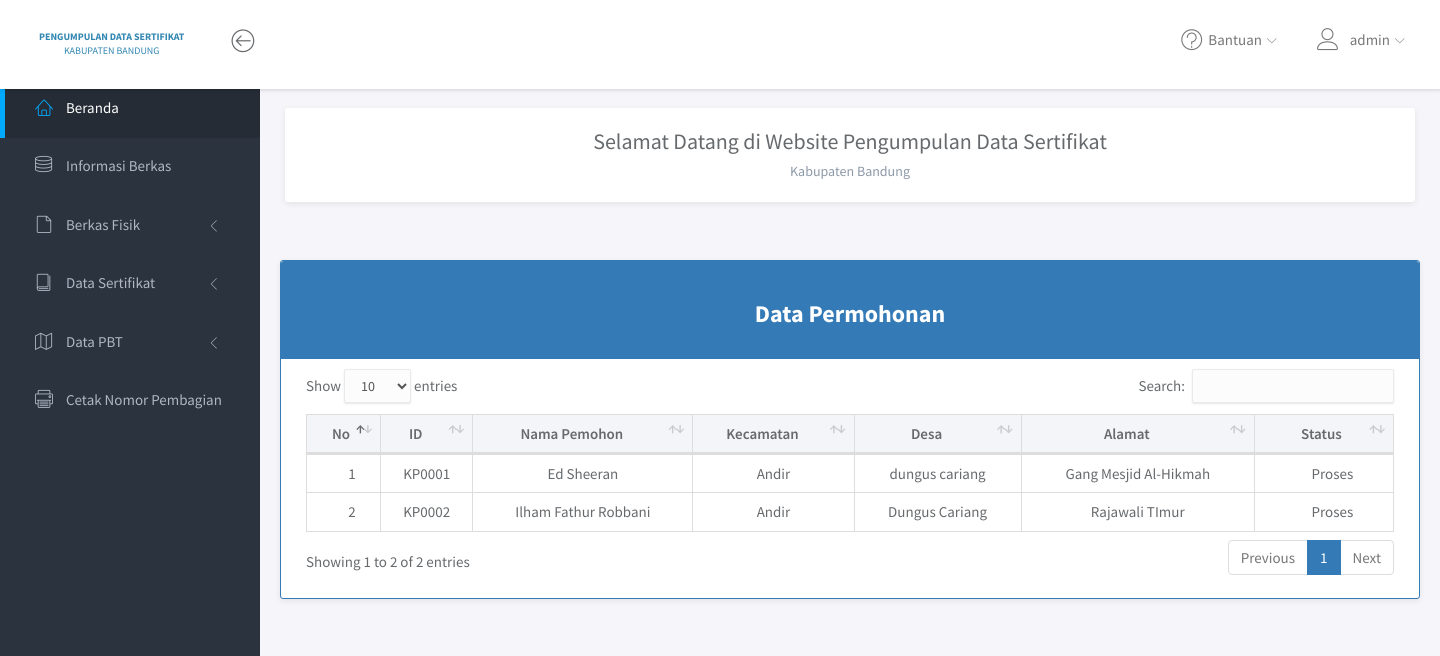
Before: /user/index.php (signed in) with the older database file.
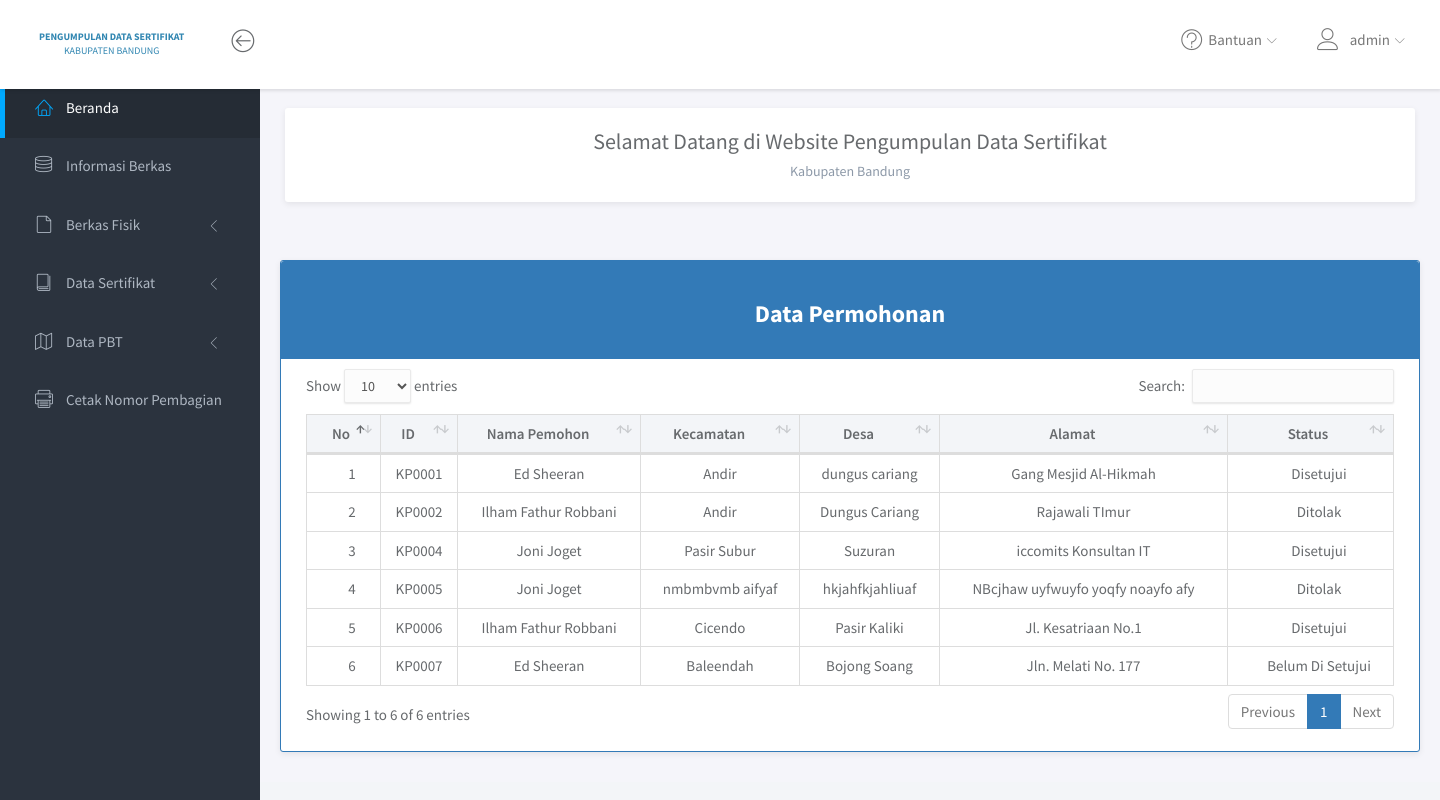
After: the same page with the newer database file.
### tables this page shows
CREATE TABLE `user` (
  `id_user` int(5) NOT NULL,
  `username` varchar(20) NOT NULL,
  `password` varchar(50) NOT NULL,
  `email` varchar(50) NOT NULL,
  `nama_lengkap` varchar(50) NOT NULL,
  `jabatan` varchar(10) NOT NULL,
  `dibuat_pada` timestamp(6) NOT NULL DEFAULT CURRENT_TIMESTAMP(6) ON UPDATE CURRENT_TIMESTAMP(6)
);

CREATE TABLE `permohonan` (
  `id_permohonan` varchar(6) NOT NULL,
  `id_user` int(5) NOT NULL,
  `kecamatan` varchar(255) NOT NULL,
  `desa` varchar(255) NOT NULL,
  `alamat` text NOT NULL,
  `status` enum('Belum Di Setujui','Disetujui','Ditolak') NOT NULL,
  `notif` enum('read','unread') NOT NULL
);

### user/index.php (the view, shortened to what this page needs)
<?php
include '../core/conn.php';
	$data = mysqli_query($connection, "SELECT * FROM permohonan");
?>
<!DOCTYPE html>
<html lang="en">
<head>
	<link rel="stylesheet" href="assets/vendor/bootstrap/css/bootstrap.min.css">
	<link rel="stylesheet" href="assets/vendor/font-awesome/css/font-awesome.min.css">
	<link rel="stylesheet" href="assets/vendor/linearicons/style.css">
	<link rel="stylesheet" href="assets/vendor/chartist/css/chartist-custom.css">
	<link rel="stylesheet" href="../user/assets/vendor/datatables/dataTables.bootstrap4.css">
	<link rel="stylesheet" href="../user/assets/vendor/datatables/dataTables.bootstrap4.min.css">
	<link rel="stylesheet" href="assets/css/main.css">
	<link rel="stylesheet" href="assets/css/demo.css">
</head>
<body>
	<div id="wrapper">
		<nav class="navbar navbar-default navbar-fixed-top">
			<div class="brand">
				<a href="index.php" class="logo"><b>PENGUMPULAN DATA SERTIFIKAT </b><br> <center> KABUPATEN BANDUNG </center></a>
			</div>
			<div class="container-fluid">
				<div class="navbar-btn">
					<button type="button" class="btn-toggle-fullwidth"><i class="lnr lnr-arrow-left-circle"></i></button>
				</div>
				<div id="navbar-menu">
					<ul class="nav navbar-nav navbar-right">
						<li class="dropdown">
							<a href="#" class="dropdown-toggle" data-toggle="dropdown"><i class="lnr lnr-question-circle"></i> <span>Bantuan</span> <i class="icon-submenu lnr lnr-chevron-down"></i></a>
						</li>
						<li class="dropdown">
							<a href="#" class="dropdown-toggle" data-toggle="dropdown"><i class="lnr lnr-user"> </i><span><?=$_SESSION['username'];?></span> <i class="icon-submenu lnr lnr-chevron-down"></i></a>
						</li>
					</ul>
				</div>
			</div>
		</nav>
		<div id="sidebar-nav" class="sidebar">
			<div class="sidebar-scroll">
				<nav>
					<ul class="nav">
						<li><a href="index.php" class="active"><i class="lnr lnr-home"></i> <span>Beranda</span></a></li>
						<li><a href="informasi_berkas.php" class=""><i class="lnr lnr-database"></i> <span>Informasi Berkas</span></a></li>
						<li>
							<a href="#subFisik" data-toggle="collapse" class="collapsed"><i class="lnr lnr-file-empty"></i> <span>Berkas Fisik</span> <i class="icon-submenu lnr lnr-chevron-left"></i></a>
						</li>
						<li>
							<a href="#subSerti" data-toggle="collapse" class="collapsed"><i class="lnr lnr-book"></i> <span>Data Sertifikat</span> <i class="icon-submenu lnr lnr-chevron-left"></i></a>
						</li>
						<li>
							<a href="#subPBT" data-toggle="collapse" class="collapsed"><i class="lnr lnr-map"></i> <span>Data PBT</span> <i class="icon-submenu lnr lnr-chevron-left"></i></a>
						</li>
						<li><a href="cetak.php" class=""><i class="lnr lnr-printer"></i> <span>Cetak Nomor Pembagian</span></a></li>
					</ul>
				</nav>
			</div>
		</div>
		<div class="main">
			<div class="main-content">
				<div class="container-fluid">
					<div class="panel panel-headline">
						<div class="panel-heading text-center">
							<h3 class="panel-title">Selamat Datang di Website Pengumpulan Data Sertifikat</h3>
							<p class="panel-subtitle">Kabupaten Bandung</p>
						</div>
				</div>
			</div>
		</div>
		<div class="container">
				<div class="panel panel-primary">
					<div class="panel-heading text-center"><h3><b>Data Permohonan</b></h3></div>
					<div class="panel-body">
						<table class="table table-bordered" id="dataTables" cellspacing="0" width="100%">
							<thead style="background: #f3f5f8">
								<tr style="text-align:center;">
									<th style="text-align:center;width:10px;">No</th>
									<th style="text-align: center;">ID</th>
									<th style="text-align: center;">Nama Pemohon</th>
									<th style="text-align: center;">Kecamatan</th>
									<th style="text-align: center;">Desa</th>
									<th style="text-align: center;">Alamat</th>
									<th style="text-align: center;">Status</th>
								</tr>
							</thead>
							<tbody>
								<?php
								  $no = 0;
					              while($d = mysqli_fetch_array($data)){
					              	$no++;
					            ?>
					              <?php
					              	$id_user = $d['id_user'];
					              	$nama = mysqli_query($connection, "SELECT nama_lengkap FROM user WHERE id_user=$id_user");
					              	while ($row = $nama->fetch_assoc()) {
					              ?>
					            <tr>
					            	<td style="text-align: center;"><?php echo $no; ?></td>
					            	<td style="text-align: center;"><?=$d['id_permohonan'];?></td>
					            	<td style="text-align: center;"><?=$row['nama_lengkap'];?></td>
					            	<td style="text-align: center;"><?=$d['kecamatan'];?></td>
					            	<td style="text-align: center;"><?=$d['desa'];?></td>
					            	<td style="text-align: center;"><?=$d['alamat'];?></td>
					            	<td style="text-align: center;"><?=$d['status'];?></td>
					            </tr>
					        <?php } ?>
					        <?php } ?>
							</tbody>
						</table>
					</div>
				</div>
			</div>
	</div>
</body>
</html>

Changed rows visible on the page:
changed permohonan "KP0001": status "Proses" → "Disetujui"
changed permohonan "KP0002": status "Proses" → "Ditolak"
added permohonan: id_permohonan "KP0004", kecamatan "Pasir Subur", desa "Suzuran", alamat "iccomits Konsultan IT", status "Disetujui"
now on this page (row unchanged): user: nama_lengkap "Joni Joget"
added permohonan: id_permohonan "KP0005", kecamatan "nmbmbvmb aifyaf", desa "hkjahfkjahliuaf", alamat "NBcjhaw uyfwuyfo yoqfy noayfo afy", status "Ditolak"
added permohonan: id_permohonan "KP0006", kecamatan "Cicendo", desa "Pasir Kaliki", alamat "Jl. Kesatriaan No.1", status "Disetujui", user (nama_lengkap "Ilham Fathur Robbani")
added permohonan: id_permohonan "KP0007", kecamatan "Baleendah", desa "Bojong Soang", alamat "Jln. Melati No. 177", status "Belum Di Setujui", user (nama_lengkap "Ed Sheeran")
Other visible differences:
text written by a page script: "Show entries Search: Showing 1 to 2 of 2 entries Previous 1 Next" → "Show entries Search: Showing 1 to 6 of 6 entries Previous 1 Next"
